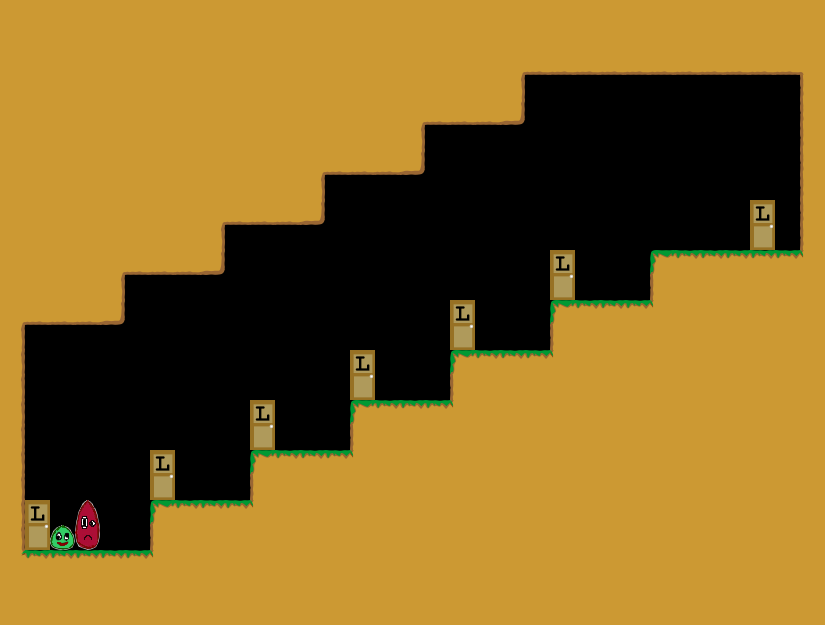

This is a level from a 2D game, rendered from its Tiled map with the project's own tilesets. A one-line summary and the map file follow, with tile-layer data summarised:
An orthogonal 33x25 tile map with 25x25 px tiles, 1 tile layer (Kachelebene 1).

<map version="1.0" orientation="orthogonal" width="33" height="25" tilewidth="25" tileheight="25">
 <tileset firstgid="1" name="Tileset" tilewidth="25" tileheight="25">
  <image source="../../../img/Tileset.png" width="400" height="250" />
 </tileset>
 <layer name="Kachelebene 1" width="33" height="25">
  <data>[825 cells, 565 non-empty, 16 distinct tile ids]</data>
 </layer>
</map>
